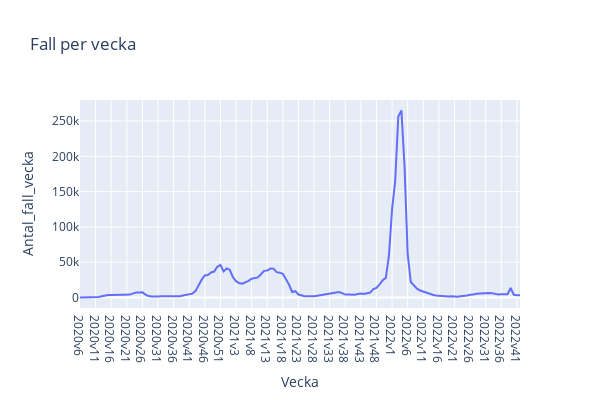

Notebook cell for this chart:
### Code cell
fig = px.line(veckodata_riket, x='Vecka', y='Antal_fall_vecka', title='Fall per vecka')

fig.update_layout(height=400, width=600)

fig.show()

### Figure 1 — Plotly figure (JSON) as saved in the notebook; plotly's stock layout.template omitted (floating-point values rounded to 4 significant figures; data arrays with more than 128 entries replaced by an {"elided": "..."} marker saying what was removed)
{"data": [{"hovertemplate": "Vecka=%{x}<br>Antal_fall_vecka=%{y}<extra></extra>", "legendgroup": "", "line": {"color": "#636efa", "dash": "solid"}, "marker": {"symbol": "circle"}, "mode": "lines", "name": "", "orientation": "v", "showlegend": false, "type": "scatter", "x": {"elided": "142 str values"}, "xaxis": "x", "y": {"elided": "142 int values"}, "yaxis": "y"}], "layout": {"height": 400, "legend": {"tracegroupgap": 0}, "title": {"text": "Fall per vecka"}, "width": 600, "xaxis": {"anchor": "y", "domain": [0, 1], "title": {"text": "Vecka"}}, "yaxis": {"anchor": "x", "domain": [0, 1], "title": {"text": "Antal_fall_vecka"}}}}
